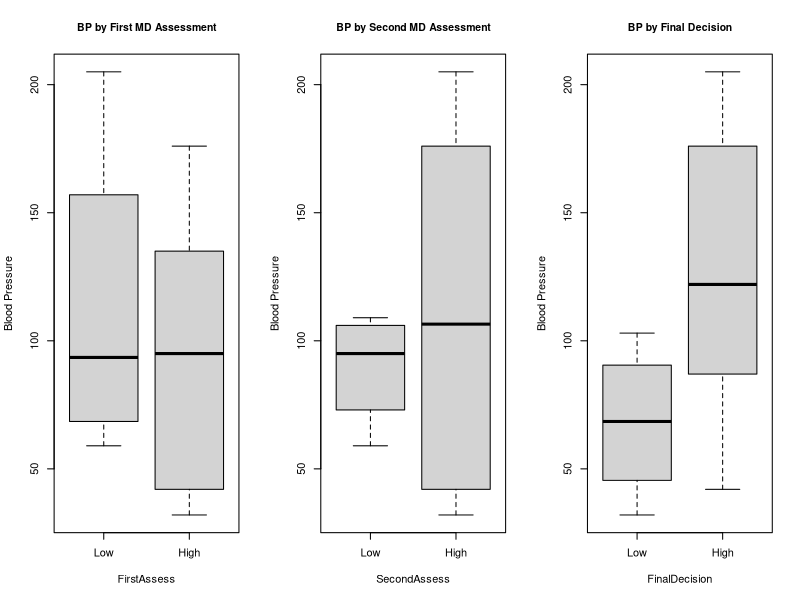
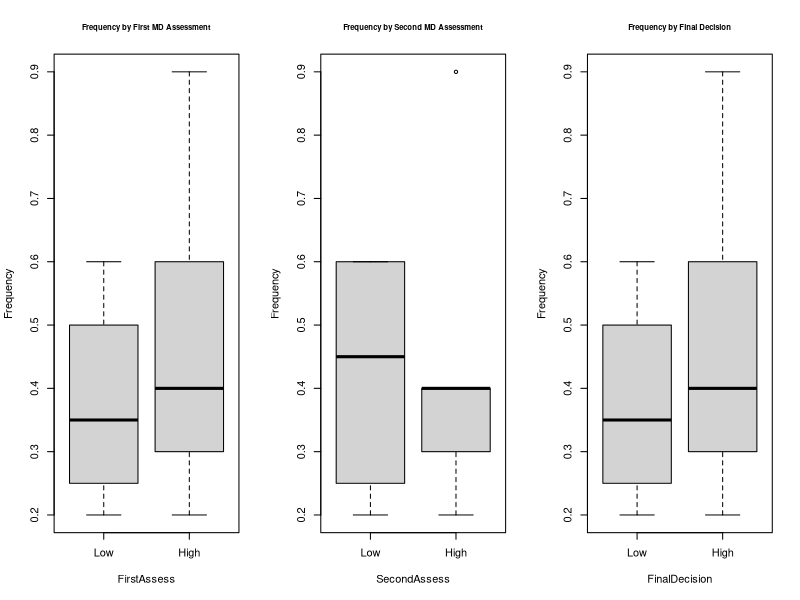
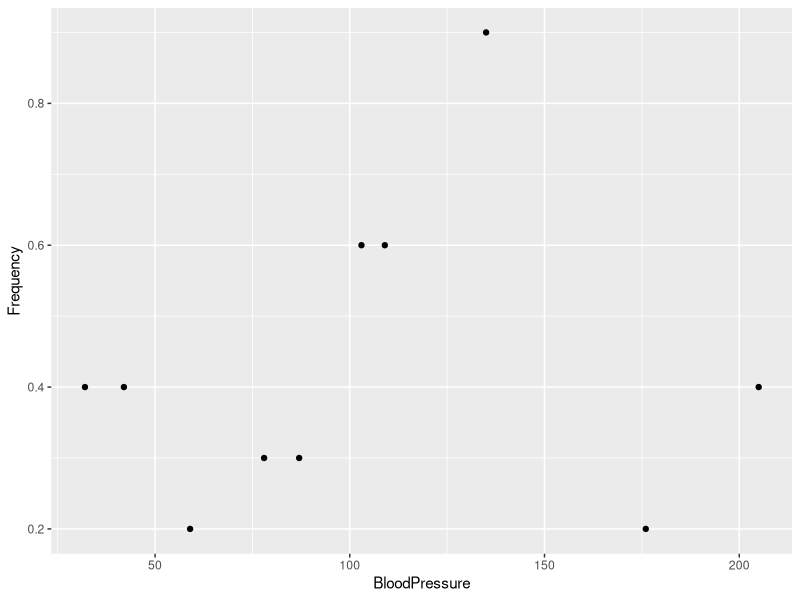
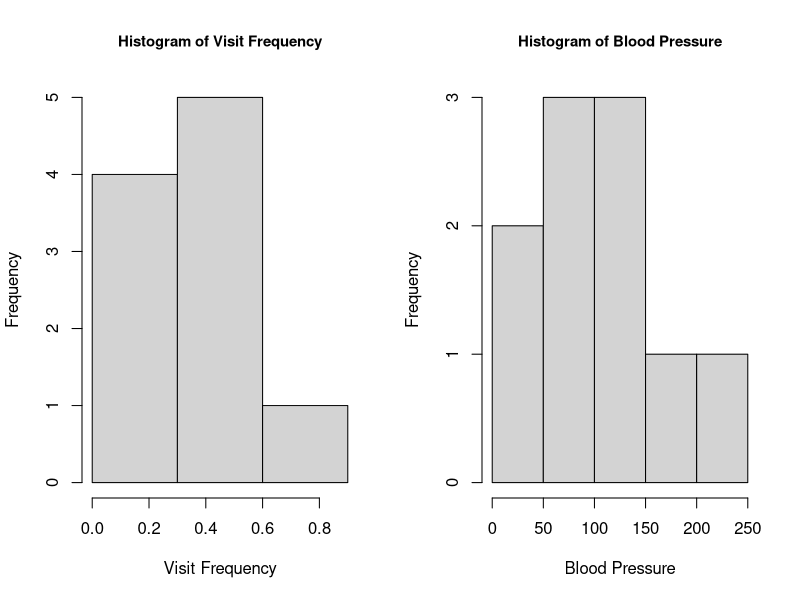
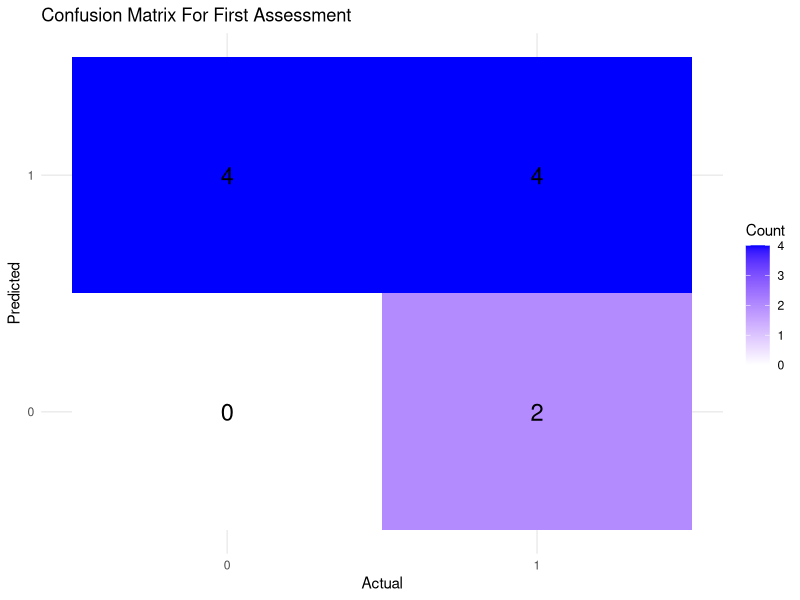
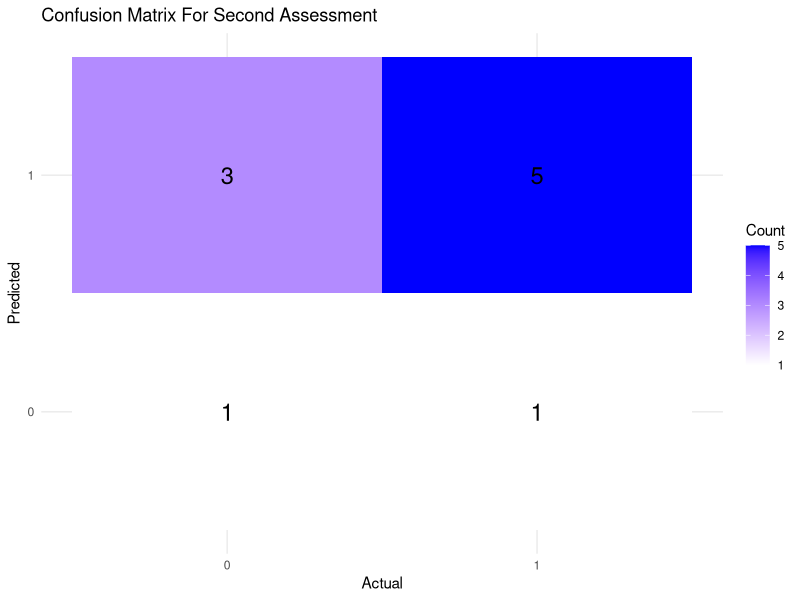

Reproduce these figures in R, in order.
## ---- chunk 1
library(ggplot2)
library(reshape2)
## ---- chunk 2
Frequency     <- c(0.6, 0.3, 0.4, 0.4, 0.2, 0.6, 0.3, 0.4, 0.9, 0.2)
BloodPressure <- c(103, 87, 32, 42, 59, 109, 78, 205, 135, 176)
FirstAssess   <- c(1, 1, 1, 1, 0, 0, 0, 0, NA, 1)    # good/low=0, bad/high=1
SecondAssess  <- c(0, 0, 1, 1, 0, 0, 1, 1, 1, 1)    # good/low=0, bad/high=1
FinalDecision <- c(0, 1, 0, 1, 0, 1, 0, 1, 1, 1)    # good/low=0, bad/high=1
## ---- chunk 3
FirstAssess[is.na(FirstAssess)] <- 1
FirstAssess
## ---- chunk 4
df_hosp <- data.frame(
  Frequency, BloodPressure, FirstAssess,
  SecondAssess, FinalDecision, stringsAsFactors = FALSE
)

## ---- chunk 5
summary(df_hosp)
## ---- chunk 6
par(mfrow = c(1,3))
boxplot(BloodPressure ~ FirstAssess,
        data = df_hosp,
        names = c("Low","High"),
        ylab = "Blood Pressure",
        main = "BP by First MD Assessment",
        cex.main = .95)
boxplot(BloodPressure ~ SecondAssess,
  data = df_hosp,
  names = c("Low","High"),
  ylab = "Blood Pressure",
  main = "BP by Second MD Assessment",
  cex.main = .95)
boxplot(
  BloodPressure ~ FinalDecision,
  data = df_hosp,
  names = c("Low","High"),
  ylab = "Blood Pressure",
  main = "BP by Final Decision",
  cex.main = .95)
## ---- chunk 7
par(mfrow = c(1,3))
boxplot(Frequency ~ FirstAssess,
        data = df_hosp,
        names = c("Low","High"),
        ylab = "Frequency",
        main = "Frequency by First MD Assessment",
        cex.main = .7)
boxplot(Frequency ~ SecondAssess,
  data = df_hosp,
  names = c("Low","High"),
  ylab = "Frequency",
  main = "Frequency by Second MD Assessment",
  cex.main = .7)
boxplot(
  Frequency ~ FinalDecision,
  data = df_hosp,
  names = c("Low","High"),
  ylab = "Frequency",
  main = "Frequency by Final Decision",
  cex.main = .7)
## ---- chunk 8
ggplot(data=df_hosp, aes(x=BloodPressure, y=Frequency)) + geom_point()
## ---- chunk 9
par(mfrow = c(1,2))
hist(
  df_hosp$Frequency,
  breaks = seq(0, 1, by = 0.3),
  xlab = "Visit Frequency",
  main = "Histogram of Visit Frequency",
  cex.main = .9
)

hist(
  df_hosp$BloodPressure,
  breaks = 5,
  xlab = "Blood Pressure",
  main = "Histogram of Blood Pressure",
  cex.main = .9
)
## ---- chunk 10
log_reg <- function(train, test, plot_name){
  train_set <- train #first or second assessment
  test_set <- test #final decision
  
  log_model <- glm(train_set ~ BloodPressure + Frequency, data=df_hosp, family = "binomial") #logistic model (high or low) prediction based on blood pressure AND frequency
  predict_reg <- predict(log_model, type = "response")
  predict_reg <- as.data.frame(predict_reg)
  predict_reg <- round(unlist(predict_reg))
                       
  conf_matrix <- table(test, predict_reg)

  conf_matrix_melted <- as.data.frame(conf_matrix)
  colnames(conf_matrix_melted) <- c("Actual","Predicted","Count")

  conf_matrix_result <- ggplot(conf_matrix_melted, aes(x = Actual, y = Predicted, fill = Count)) +
    geom_tile() +
    geom_text(aes(label = Count), color = "black", size = 6) + 
    scale_fill_gradient(low = "white", high = "blue") +
    theme_minimal() +
    labs(title = sprintf("Confusion Matrix For %s",plot_name))
  return(conf_matrix_result)
}
## ---- chunk 11
first_train <- df_hosp$FirstAssess
test <- df_hosp$FinalDecision
log_reg(first_train, test, "First Assessment")

## ---- chunk 12
second_train <- df_hosp$SecondAssess
log_reg(second_train, test, "Second Assessment")
